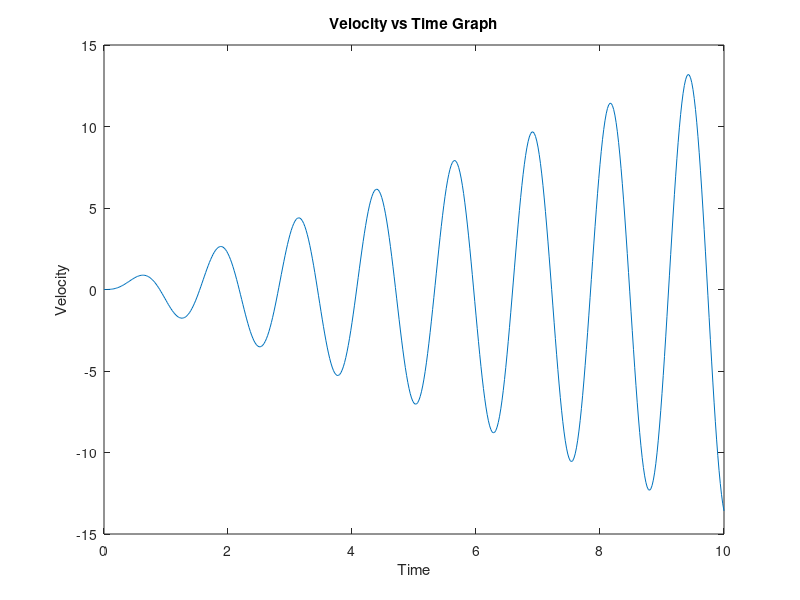

This figure's MATLAB source:
% Acceleration and velocity

% Create the function handle
acc = @(t) 7*t.*sin(5*t);

% Use a for loop
count = 1;
for t = 0:0.02:10
    vel(count) = integral(acc,0,t);
    count = count+1;
end

% Plot velocity vs time
t = 0:0.02:10;
plot(t,vel)
xlabel('Time')
ylabel('Velocity')
title('Velocity vs Time Graph')
